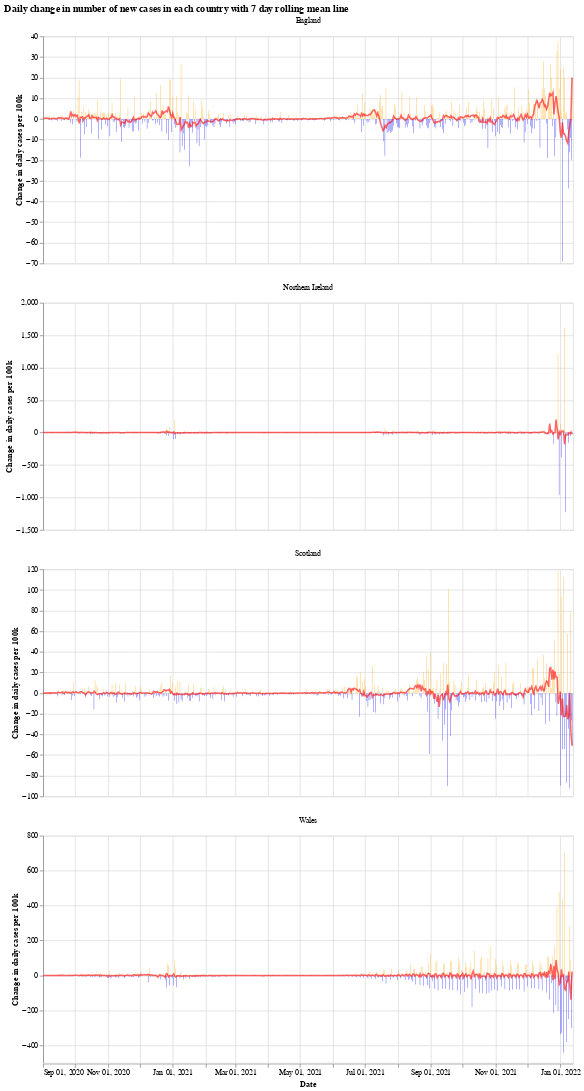

Here is the notebook cell this chart was saved with:
### Markdown cell above
We will use the Python library `Altair` for visualising the data, see the [altair docs](https://altair-viz.github.io/) for more information.

First we have a graph which shows the daily change in the number of new cases for each country. This number jumps up and down all over the place, which is likely due to delay in reporting of new cases over the weekend. Another interesting thing is that it looks like the daily cases in Wales experienced a much shorter period of calm over the summer (calm in the sense of daily cases not jumping up and down).

The orange bars are days when the number of new cases (per 100k population) was more than the previous day, while the blue are days when the number of new cases dropped. The red line is the 7 day moving average. 

When the moving average line is below 0, it means that there is a consistent drop in new cases. We can see this clearly happening around the times that lockdowns were introduced (though, to varying degrees). I will update the graphs soon with a marker of when each lockdown started.

### Code cell
# collapse
import altair as alt

bars = alt.Chart(uk_cases).mark_bar().encode(
    x=alt.X("yearmonthdate(date):T", axis=alt.Axis(title='Date')),
    y=alt.Y("casesChangeRate:Q", axis=alt.Axis(title='Change in daily cases per 100k')),
    tooltip='casesChange',
    color=alt.condition(
        alt.datum.casesChangeRate > 0,
        alt.value("orange"),  # The positive color
        alt.value("blue")  # The negative color
    )
).properties(title='Daily change in number of new cases with 7 day rolling mean',width=700).interactive()

line = alt.Chart(uk_cases).mark_line(
    color='red',
    size=2,
    opacity=0.6
).transform_window(
    rolling_mean='mean(casesChangeRate)',
    frame=[0, 7],
    groupby=['areaName']
).encode(
    x='yearmonthdate(date):T',
    y='rolling_mean:Q'
)

alt.layer(bars, line, data=uk_cases).facet(alt.Column(
    'areaName', title=''), columns=1).resolve_scale(y='independent').properties(title='Daily change in number of new cases in each country with 7 day rolling mean line')

### Figure 1 — Vega-Lite specification as saved in the notebook (floating-point values rounded to 4 significant figures; data arrays with more than 128 entries replaced by an {"elided": "..."} marker saying what was removed)
{"config": {"view": {"continuousWidth": 400, "continuousHeight": 300}}, "data": {"name": "data-32921bf7a694d4c55f1e16a14650171e"}, "facet": {"type": "nominal", "field": "areaName", "title": ""}, "spec": {"layer": [{"mark": "bar", "encoding": {"color": {"condition": {"value": "orange", "test": "(datum.casesChangeRate > 0)"}, "value": "blue"}, "tooltip": {"type": "quantitative", "field": "casesChange"}, "x": {"type": "temporal", "axis": {"title": "Date"}, "field": "date", "timeUnit": "yearmonthdate"}, "y": {"type": "quantitative", "axis": {"title": "Change in daily cases per 100k"}, "field": "casesChangeRate"}}, "selection": {"selector001": {"type": "interval", "bind": "scales", "encodings": ["x", "y"]}}, "title": "Daily change in number of new cases with 7 day rolling mean", "width": 700}, {"mark": {"type": "line", "color": "red", "opacity": 0.6, "size": 2}, "encoding": {"x": {"type": "temporal", "field": "date", "timeUnit": "yearmonthdate"}, "y": {"type": "quantitative", "field": "rolling_mean"}}, "transform": [{"window": [{"op": "mean", "field": "casesChangeRate", "as": "rolling_mean"}], "frame": [0, 7], "groupby": ["areaName"]}]}]}, "columns": 1, "resolve": {"scale": {"y": "independent"}}, "title": "Daily change in number of new cases in each country with 7 day rolling mean line", "$schema": "https://vega.github.io/schema/vega-lite/v4.8.1.json", "datasets": {"data-32921bf7a694d4c55f1e16a14650171e": {"elided": "1996 records"}}}
